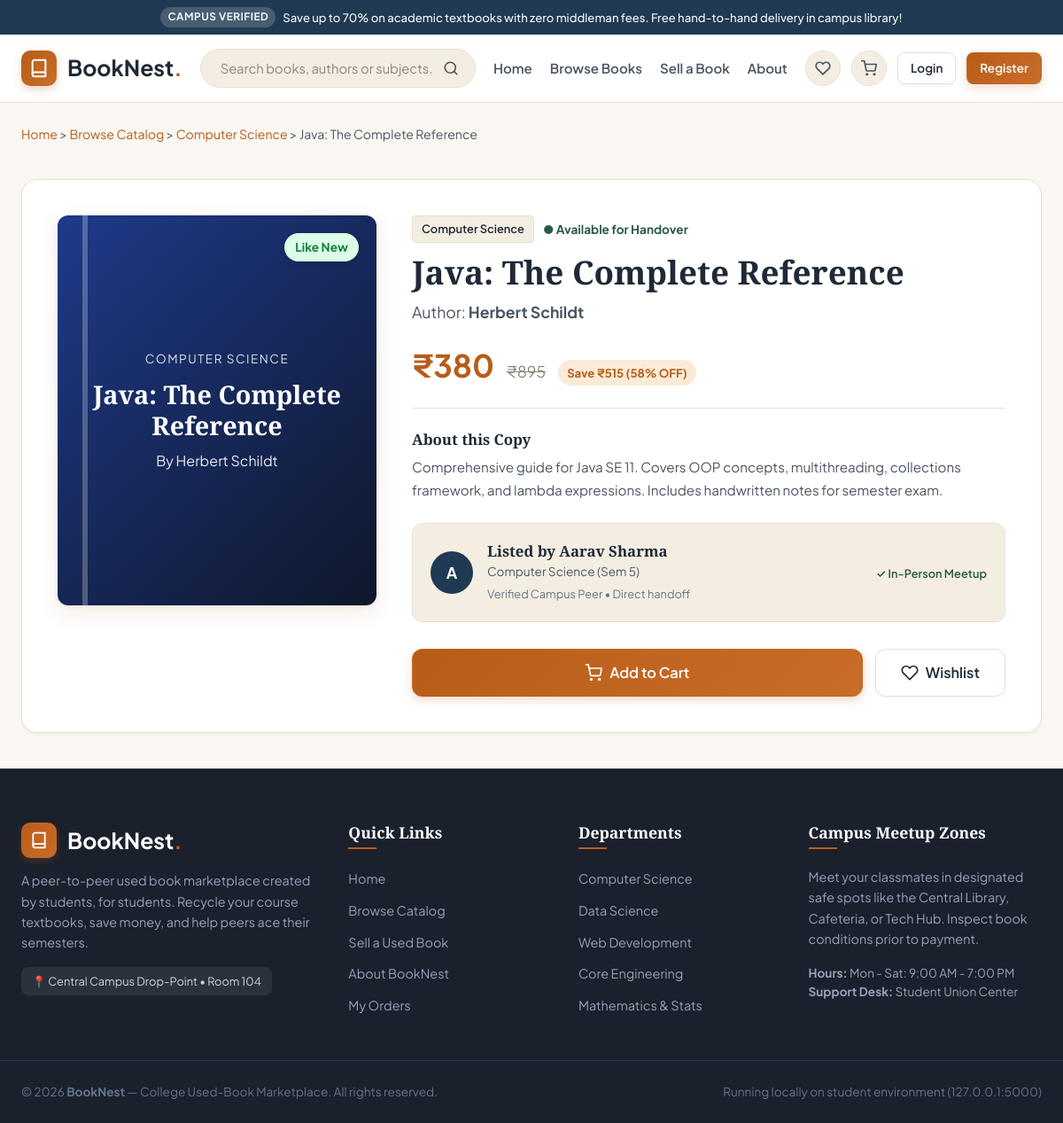
Screenshot of /book/1 with the database file from the repository.
### tables this page shows
CREATE TABLE books (
        id INTEGER PRIMARY KEY AUTOINCREMENT,
        seller_id INTEGER NOT NULL,
        title TEXT NOT NULL,
        author TEXT NOT NULL,
        category TEXT NOT NULL,
        description TEXT,
        price INTEGER NOT NULL,
        original_price INTEGER NOT NULL,
        condition TEXT NOT NULL,
        condition_slug TEXT NOT NULL,
        cover_theme TEXT NOT NULL,
        is_available INTEGER DEFAULT 1,
        is_popular INTEGER DEFAULT 0,
        created_at TIMESTAMP DEFAULT CURRENT_TIMESTAMP,
        FOREIGN KEY(seller_id) REFERENCES users(id) ON DELETE CASCADE
    );

CREATE TABLE users (
        id INTEGER PRIMARY KEY AUTOINCREMENT,
        username TEXT UNIQUE NOT NULL,
        email TEXT UNIQUE NOT NULL,
        password_hash TEXT NOT NULL,
        password_plain TEXT NOT NULL,
        full_name TEXT NOT NULL,
        department TEXT DEFAULT 'Computer Science',
        created_at TIMESTAMP DEFAULT CURRENT_TIMESTAMP
    );

### app.py (the view)
@app.route('/book/<int:book_id>')
def book_detail(book_id):
    conn = get_db()
    cursor = conn.cursor()
    cursor.execute("""
    SELECT b.*, u.full_name as seller_name, u.department as seller_dept, u.email as seller_email
    FROM books b
    JOIN users u ON b.seller_id = u.id
    WHERE b.id = ?;
    """, (book_id,))
    book = cursor.fetchone()
    conn.close()
    if not book:
        flash("Textbook not found in campus database.", "danger")
        return redirect(url_for('browse'))
    return render_template('book_detail.html', book=book)

### app.py (called while the page is built, shortened)
def get_db():
    conn = sqlite3.connect(DB_PATH)
    conn.row_factory = sqlite3.Row
    conn.execute("PRAGMA foreign_keys = ON;")
    return conn

@app.context_processor
def inject_global_data():
    user_id = session.get('user_id')
    cart_count = 0
    wishlist_count = 0
    current_user = None
    return {
        "cart_count": cart_count,
        "wishlist_count": wishlist_count,
        "current_user": current_user,
        "SECURITY_DEMO_MODE": SECURITY_DEMO_MODE,
    }

### templates/book_detail.html (shortened to what this page needs)
{% extends "base.html" %}
{% block content %}
<div class="container" style="padding-top: 24px;">
  <div style="font-size: 0.88rem; color: var(--text-secondary); margin-bottom: 20px;">
    <a href="{{ url_for('index') }}" style="color: var(--primary);">Home</a> &gt;
    <a href="{{ url_for('browse') }}" style="color: var(--primary);">Browse Catalog</a> &gt;
    <a href="{{ url_for('browse', category=book.category) }}" style="color: var(--primary);">{{ book.category }}</a> &gt;
    <span>{{ book.title }}</span>
  </div>
  <div class="book-detail-grid">
    <div class="book-detail-cover cover-{{ book.cover_theme }}">
      <span class="book-condition-badge badge-{{ book.condition_slug }}" style="top: 20px; right: 20px; font-size: 0.85rem; padding: 5px 12px;">
        {{ book.condition }}
      </span>
      <div class="cat" style="font-size: 0.85rem; letter-spacing: 1.5px; text-transform: uppercase; opacity: 0.85; margin-bottom: 12px;">
        {{ book.category }}
      </div>
      <h2 style="font-family: 'Playfair Display', serif; font-size: 1.8rem; color: white; margin-bottom: 10px; line-height: 1.2;">
        {{ book.title }}
      </h2>
      <div style="font-size: 1rem; opacity: 0.9;">By {{ book.author }}</div>
    </div>
    <div class="book-detail-info">
      <div style="display: flex; gap: 10px; align-items: center; margin-bottom: 10px;">
        <span class="pill" style="background: var(--bg-surface-soft); border: 1px solid var(--border-color); padding: 4px 10px; border-radius: 4px; font-size: 0.8rem; font-weight: 600;">
          {{ book.category }}
        </span>
        {% if book.is_available %}
          <span style="color: var(--accent-forest); font-weight: 700; font-size: 0.85rem;">● Available for Handover</span>
        {% else %}
          <span style="color: #ef4444; font-weight: 700; font-size: 0.85rem;">● Currently Reserved / Sold</span>
        {% endif %}
      </div>
      <h1>{{ book.title }}</h1>
      <div class="book-detail-author">Author: <strong>{{ book.author }}</strong></div>
      <div class="book-detail-price-box">
        <span class="book-detail-price">₹{{ book.price }}</span>
        <span class="book-detail-mrp">₹{{ book.original_price }}</span>
        <span style="background: var(--primary-soft); color: var(--primary); font-size: 0.82rem; font-weight: 700; padding: 4px 10px; border-radius: var(--radius-full);">
          Save ₹{{ book.original_price - book.price }} ({{ ((book.original_price - book.price) / book.original_price * 100) | round | int }}% OFF)
        </span>
      </div>
      <div style="margin-bottom: 24px;">
        <h4 style="font-size: 1.05rem; margin-bottom: 8px;">About this Copy</h4>
        <p style="color: var(--text-secondary); line-height: 1.7; font-size: 0.95rem;">
          {{ book.description or "No special student annotations provided. The seller has verified that all course syllabus pages are intact and readable." }}
        </p>
      </div>
      <div class="seller-profile-card">
        <div class="seller-avatar">
          {{ book.seller_name[0] }}
        </div>
        <div style="flex: 1;">
          <h4 style="font-size: 1.05rem; margin-bottom: 2px;">Listed by {{ book.seller_name }}</h4>
          <p style="color: var(--text-secondary); font-size: 0.85rem; margin: 0;">{{ book.seller_dept }}</p>
          <span style="font-size: 0.8rem; color: #64748b;">Verified Campus Peer • Direct handoff</span>
        </div>
        <div style="text-align: right;">
          <span style="font-size: 0.8rem; color: var(--accent-forest); font-weight: 600;">✓ In-Person Meetup</span>
        </div>
      </div>
      <div style="display: flex; gap: 14px; align-items: center; margin-top: 30px;">
        {% if book.is_available %}
          <a href="{{ url_for('cart_add', book_id=book.id) }}" class="btn btn-primary btn-lg" style="flex: 1;">
            <svg width="20" height="20" viewBox="0 0 24 24" fill="none" stroke="currentColor" stroke-width="2">
              <circle cx="9" cy="21" r="1"></circle>
              <circle cx="20" cy="21" r="1"></circle>
              <path d="M1 1h4l2.68 13.39a2 2 0 0 0 2 1.61h9.72a2 2 0 0 0 2-1.61L23 6H6"></path>
            </svg>
            Add to Cart
          </a>
        {% else %}
          <button class="btn btn-secondary btn-lg" disabled style="flex: 1; opacity: 0.6; cursor: not-allowed;">
            Book Unavailable
          </button>
        {% endif %}
        <a href="{{ url_for('wishlist_add', book_id=book.id) }}" class="btn btn-secondary btn-lg" title="Save for later">
          <svg width="20" height="20" viewBox="0 0 24 24" fill="none" stroke="currentColor" stroke-width="2">
            <path d="M20.84 4.61a5.5 5.5 0 0 0-7.78 0L12 5.67l-1.06-1.06a5.5 5.5 0 0 0-7.78 7.78l1.06 1.06L12 21.23l7.78-7.78 1.06-1.06a5.5 5.5 0 0 0 0-7.78z"></path>
          </svg>
          Wishlist
        </a>
      </div>
    </div>
  </div>
</div>
{% endblock %}

### static/css/style.css (style rules this page uses)
:root { --bg-main: #faf7f2; --bg-surface: #ffffff; --bg-surface-soft: #f4eee2; --bg-surface-elevated: #ffffff; --text-main: #1f2937; --text-secondary: #4b5563; --text-muted: #8c857b; --primary: #b85d19; --primary-hover: #9b4b0e; --primary-soft: #faebd7; --primary-gradient: linear-gradient(135deg, #b85d19 0%, #c96d29 100%); --accent-forest: #2a5a44; --accent-forest-soft: #edf6f1; --accent-navy: #1f3a52; --accent-gold: #d97706; --border-color: #e7dfd2; --border-subtle: #f0e9dd; --radius-sm: 8px; --radius-md: 12px; --radius-lg: 18px; --radius-full: 9999px; --shadow-sm: 0 2px 4px rgba(31, 41, 55, 0.04); --shadow-md: 0 6px 16px rgba(31, 41, 55, 0.07); --shadow-lg: 0 12px 30px rgba(31, 41, 55, 0.10); --shadow-book: 0 8px 24px rgba(184, 93, 25, 0.12), 0 2px 6px rgba(0, 0, 0, 0.04); --transition: all 0.25s cubic-bezier(0.16, 1, 0.3, 1); --max-width: 1240px; }
*, *::before, *::after { box-sizing: border-box; margin: 0; padding: 0; }
body { font-family: 'Plus Jakarta Sans', -apple-system, BlinkMacSystemFont, sans-serif; background-color: var(--bg-main); color: var(--text-main); line-height: 1.6; min-height: 100vh; display: flex; flex-direction: column; }
h1, h2, h3, h4, .brand-font { font-family: 'Playfair Display', Georgia, serif; color: var(--text-main); font-weight: 700; line-height: 1.25; }
a { color: inherit; text-decoration: none; transition: var(--transition); }
.container { width: 100%; max-width: var(--max-width); margin-left: auto; margin-right: auto; padding-left: 24px; padding-right: 24px; }
.btn { display: inline-flex; align-items: center; justify-content: center; gap: 8px; font-weight: 600; font-size: 0.94rem; padding: 10px 20px; border-radius: var(--radius-md); border: 1px solid transparent; cursor: pointer; transition: var(--transition); text-align: center; }
.btn-primary { background: var(--primary-gradient); color: #ffffff; box-shadow: 0 4px 12px rgba(184, 93, 25, 0.22); }
.btn-secondary { background: #ffffff; border-color: var(--border-color); color: var(--text-main); box-shadow: var(--shadow-sm); }
.btn-lg { padding: 13px 28px; font-size: 1.02rem; border-radius: var(--radius-md); }
.cover-cs { background: linear-gradient(135deg, #1e3a8a 0%, #0f172a 100%); }
.book-condition-badge { position: absolute; top: 12px; right: 12px; font-size: 0.72rem; font-weight: 700; padding: 3px 8px; border-radius: var(--radius-full); z-index: 2; box-shadow: 0 2px 6px rgba(0, 0, 0, 0.15); }
.badge-like-new { background: #dcfce7; color: #15803d; }
.book-detail-grid { display: grid; grid-template-columns: 360px 1fr; gap: 40px; background: #ffffff; border: 1px solid var(--border-color); border-radius: var(--radius-lg); padding: 40px; box-shadow: var(--shadow-sm); margin: 40px 0; }
.book-detail-cover { height: 440px; border-radius: var(--radius-md); display: flex; flex-direction: column; justify-content: center; align-items: center; color: white; padding: 30px; text-align: center; position: relative; box-shadow: var(--shadow-book); }
.book-detail-cover::after { content: ''; position: absolute; top: 0; left: 28px; bottom: 0; width: 6px; background: rgba(255, 255, 255, 0.25); }
.book-detail-info h1 { font-size: 2.3rem; margin-bottom: 8px; }
.book-detail-author { font-size: 1.1rem; color: var(--text-secondary); margin-bottom: 18px; }
.book-detail-price-box { display: flex; align-items: baseline; gap: 14px; margin-bottom: 24px; padding-bottom: 20px; border-bottom: 1px solid var(--border-color); }
.book-detail-price { font-size: 2.2rem; font-weight: 700; color: var(--primary); }
.book-detail-mrp { font-size: 1.1rem; color: var(--text-muted); text-decoration: line-through; }
.seller-profile-card { background: var(--bg-surface-soft); border: 1px solid var(--border-color); border-radius: var(--radius-md); padding: 20px; margin: 24px 0; display: flex; align-items: center; gap: 16px; }
.seller-avatar { width: 48px; height: 48px; border-radius: 50%; background: var(--accent-navy); color: white; display: flex; align-items: center; justify-content: center; font-weight: 700; font-size: 1.1rem; }

### rows the page displays
books: category "Computer Science", title "Java: The Complete Reference", condition "Like New", category "COMPUTER SCIENCE", author "Herbert Schildt", price "380", original_price "895", book.original_price-book.price "515", original_price+price "58", description "Comprehensive guide for Java SE 11. Covers OOP concepts, multithreading, collections framework, and lambda expressions. Includes handwritten notes for semester exam."
users: full_name "A", seller_name "Aarav Sharma", seller_dept "Computer Science (Sem 5)"
